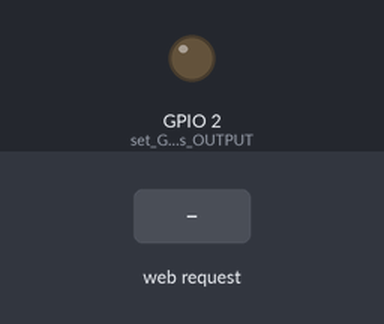
A sketch run on a simulated ESP8266 (NodeMCU). Parts: output pins drawn as LEDs (lit = HIGH). The test bench sets the inputs (shaded band). WiFi joins after 1.5 s; servers stay silent unless stated; what the sketch prints to the serial monitor is not drawn.

Above: at 2.7 s.
2.8 s: HTTP request GET /gpio1/0 received
At 3.9 s:
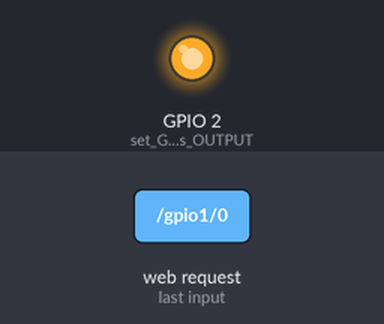
4.3 s: HTTP request GET /gpio1/1 received
At 5.0 s:
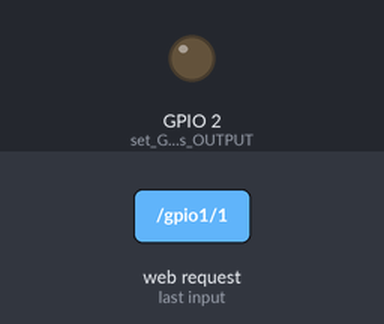
Timing chart, 0 to 7.3 s (numbered marks = the images above; inputs shaded):
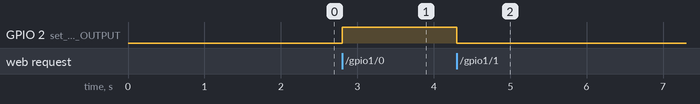

Measured:
- after the input at 2.8 s, GPIO 2 (set_GPIO_0_as_OUTPUT): LOW → HIGH at once
- after the input at 4.3 s, GPIO 2 (set_GPIO_0_as_OUTPUT): HIGH → LOW at once

The sketch:

HTTP_curl_script.ino
```cpp
#include <ESP8266WiFi.h>                   // This library helps to provide the functions of the ESP8266
const char* ssid = "TP-Link_89CB";                 // Declare your Wi-Fi name here within the double quotes
const char* password = "Password123";             // Declare your Wi-Fi password here within the double quotes
WiFiServer server(80);                     // Create an instance of the server and specify the port to listen on as an argument

void setup()
{
  Serial.begin(115200);                           // set buad rate
  delay(10);
  pinMode(LED_BUILTIN, OUTPUT);                           // set GPIO 0 as OUTPUT
  pinMode(2, OUTPUT);                           // set GPIO 2 as OUTPUT
  digitalWrite(LED_BUILTIN, 0);                           // initially set GPIO 0 as Low
  digitalWrite(2, 0);                           // initially set GPIO 2 as Low
  Serial.println();
  Serial.println();
  Serial.print("Connecting to ");               // Connect to WiFi network
  Serial.println(ssid);
  WiFi.mode(WIFI_STA);
  WiFi.begin(ssid, password);
  while (WiFi.status() != WL_CONNECTED)
  {
    delay(500);
    Serial.print(".");
  }
  Serial.println("");
  Serial.println("WiFi connected");
  server.begin();                              // Start the server
  Serial.println("Server started");
  Serial.println(WiFi.localIP());              // Print the IP address
}

void loop()
{
  WiFiClient client = server.available();       // Check if a client has connected
  if (!client)
  {
    return;                                     // Wait until the client sends some data
  }
  Serial.println("new client");
  while(!client.available())
  {
    delay(1);
  }
  String req = client.readStringUntil('\r');   // Read the first line of the request
  Serial.println(req);
  client.flush();
  int val1;
  int val2;
  if (req.indexOf("/gpio1/0") != -1)           // Match the request
    val1 = 1;
  else if (req.indexOf("/gpio1/1") != -1)
    val1 = 0;
  else if (req.indexOf("/gpio2/0") != -1)
    val2 = 1;
  else if (req.indexOf("/gpio2/1") != -1)
    val2 = 0;
  else
  {
    Serial.println("invalid request");
    client.stop();
    return;
  }
  digitalWrite(2, val1);               // Set GPIO 2 according to the request
  digitalWrite(LED_BUILTIN, val1);               // Set GPIO 0 according to the request
  client.flush();

  String s = "HTTP/1.1 200 OK\r\nContent-Type: text/html\r\n\r\n<!DOCTYPE HTML>\r\n<html>";        // Prepare the response
  s += "<body><h1>ESP8266 Smallest Home Automation</h1>\r\nGPIO1 is now ";
  s += (val1)?"high":"low";
  s += "\n GPIO2 is now ";
  s += (val2)?"high":"low";
  s += "</html>\n";
  client.print(s);                           // Send the response to the client
  delay(1);
  Serial.println("Client disonnected");      // The client will actually be disconnected and when the function returns and 'client' object is detroyed
}
```
